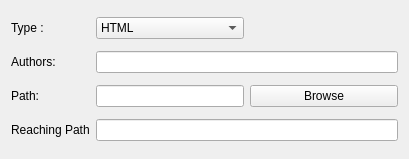
<?xml version="1.0" encoding="UTF-8"?>
<ui version="4.0">
 <class>projectProperty</class>
 <widget class="QWidget" name="projectProperty">
  <property name="geometry">
   <rect>
    <x>0</x>
    <y>0</y>
    <width>409</width>
    <height>159</height>
   </rect>
  </property>
  <property name="windowTitle">
   <string>Form</string>
  </property>
  <layout class="QGridLayout" name="gridLayout">
   <item row="0" column="0">
    <widget class="QLabel" name="label">
     <property name="text">
      <string>Type :</string>
     </property>
    </widget>
   </item>
   <item row="0" column="1">
    <widget class="QComboBox" name="m_typeListidget">
     <item>
      <property name="text">
       <string>HTML</string>
      </property>
     </item>
     <item>
      <property name="text">
       <string>PHP</string>
      </property>
     </item>
    </widget>
   </item>
   <item row="0" column="2">
    <spacer name="horizontalSpacer">
     <property name="orientation">
      <enum>Qt::Horizontal</enum>
     </property>
     <property name="sizeHint" stdset="0">
      <size>
       <width>144</width>
       <height>22</height>
      </size>
     </property>
    </spacer>
   </item>
   <item row="1" column="0">
    <widget class="QLabel" name="label_4">
     <property name="text">
      <string>Authors:</string>
     </property>
    </widget>
   </item>
   <item row="1" column="1" colspan="2">
    <widget class="QLineEdit" name="m_authorLine"/>
   </item>
   <item row="2" column="0">
    <widget class="QLabel" name="label_3">
     <property name="text">
      <string>Path:</string>
     </property>
    </widget>
   </item>
   <item row="2" column="1">
    <widget class="QLineEdit" name="m_pathEdit">
     <property name="sizeIncrement">
      <size>
       <width>1</width>
       <height>0</height>
      </size>
     </property>
    </widget>
   </item>
   <item row="2" column="2">
    <widget class="QPushButton" name="m_browseButton">
     <property name="sizePolicy">
      <sizepolicy hsizetype="MinimumExpanding" vsizetype="Fixed">
       <horstretch>0</horstretch>
       <verstretch>0</verstretch>
      </sizepolicy>
     </property>
     <property name="text">
      <string>Browse</string>
     </property>
    </widget>
   </item>
   <item row="3" column="0">
    <widget class="QLabel" name="label_2">
     <property name="text">
      <string>Reaching Path</string>
     </property>
    </widget>
   </item>
   <item row="3" column="1" colspan="2">
    <widget class="QLineEdit" name="m_reaching_path"/>
   </item>
  </layout>
 </widget>
 <resources/>
 <connections/>
</ui>
